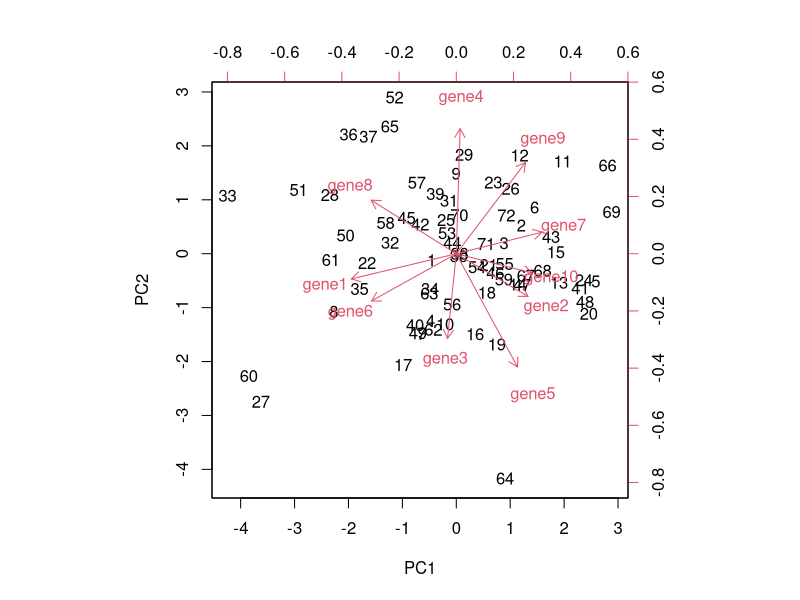
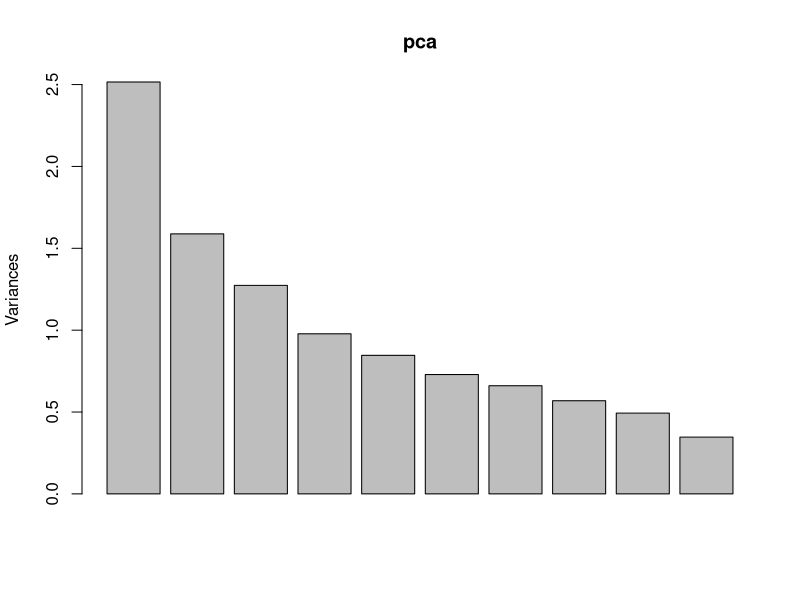
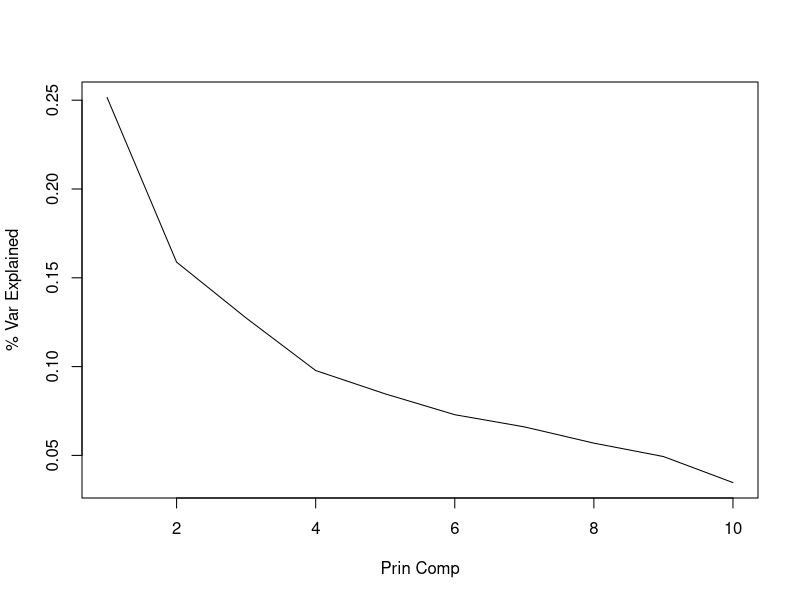
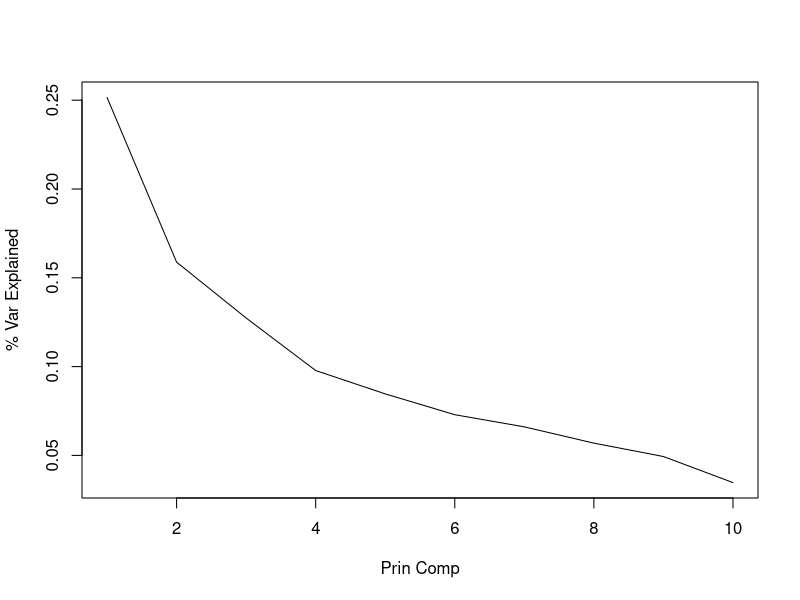
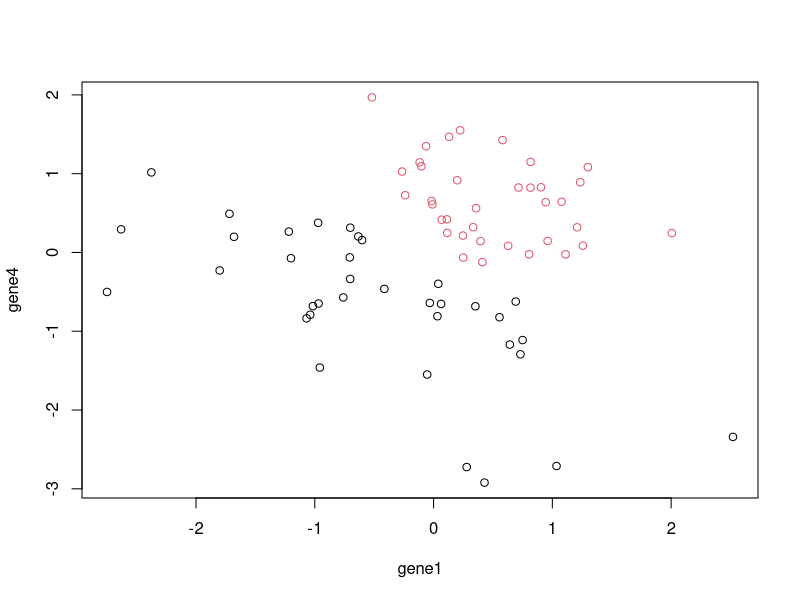
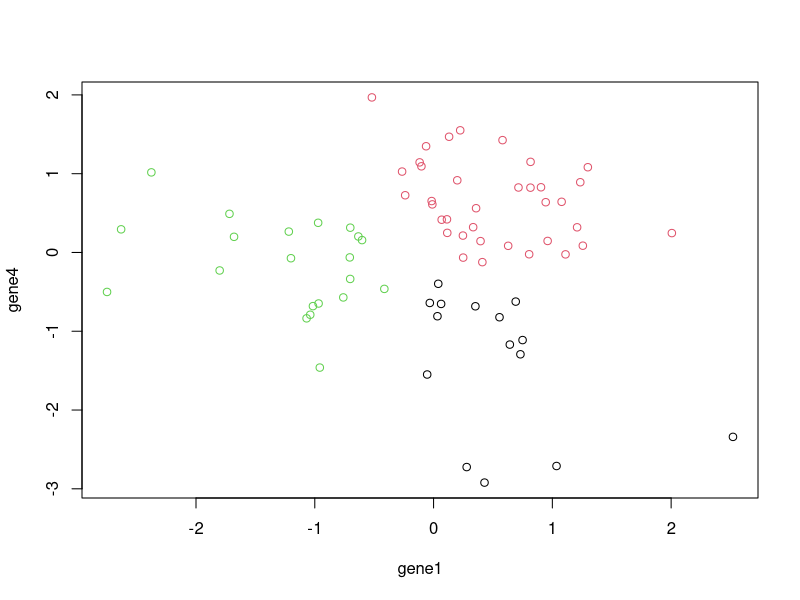
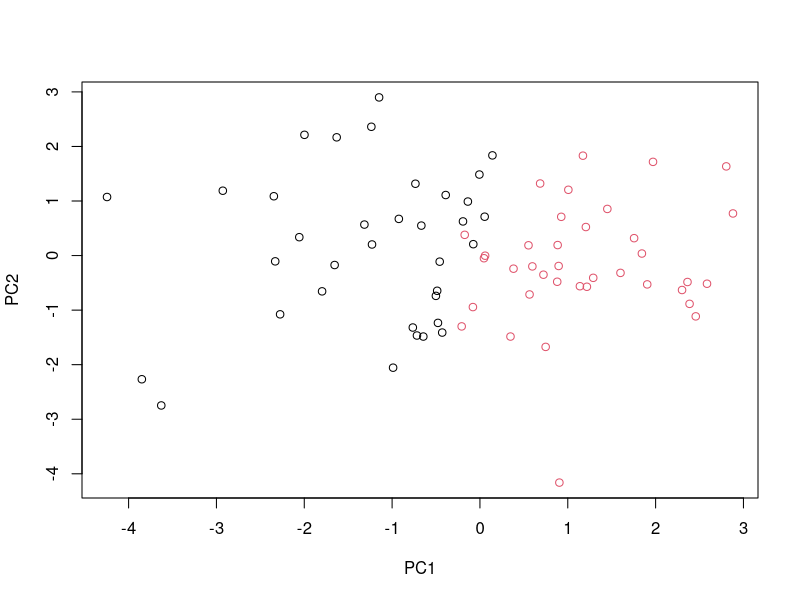
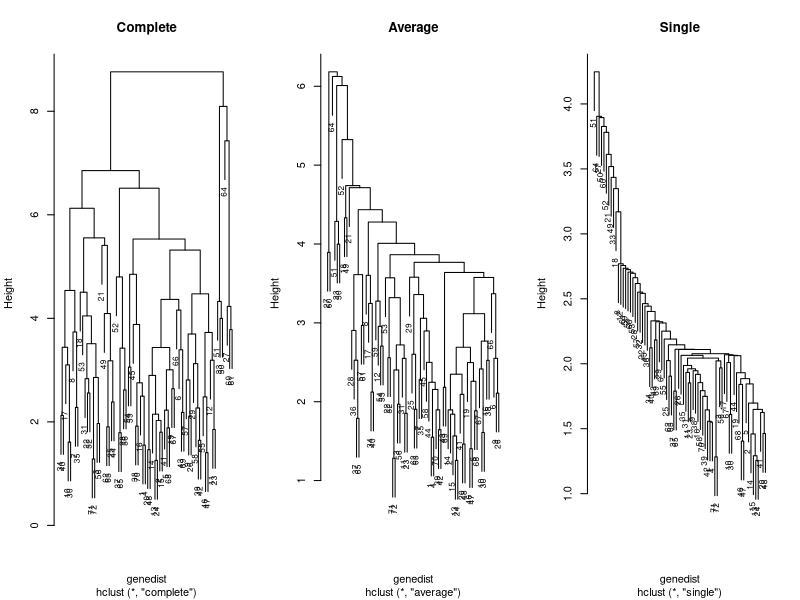

Here is the R script that generated these plots, in order:
# Chapter 12 Code

leuk <- read.csv(file = "Data/leukemia.csv", stringsAsFactors = TRUE)
genes <- leuk[, -11]

# PCA --------------------------------------------------------------------------

pca <- prcomp(genes) 

pca$rotation 		
pca$x				
pca$sdev^2			
sum(pca$sdev^2)		

summary(pca)		
summary(pca)[[6]][2, ]	
summary(pca)[[6]][3, ]	

biplot(pca, scale = 0)

plot(pca)
plot(1:10, pca$sdev^2/10, type = "l", xlab = "Prin Comp", 
     ylab = "% Var Explained")
plot(1:10, summary(pca)[[6]][2,], type = "l", xlab = "Prin Comp", 
     ylab = "% Var Explained")



# k-means ----------------------------------------------------------------------

set.seed(245)

newgenes <- genes[, c(1, 4)]

km2 <- kmeans(newgenes, 2, nstart = 20)
km2$cluster
plot(newgenes, col = km2$cluster)

km3 <- kmeans(newgenes, 3, nstart = 20)
km3$cluster
plot(newgenes, col = km3$cluster)

kmfull <- kmeans(genes, 2, nstart = 20)

plot(pca$x[, 1], pca$x[, 2], col = kmfull$cluster, xlab = "PC1", ylab = "PC2")



# Hierarchical clustering ------------------------------------------------------

genedist <- dist(genes)
hcComp <- hclust(genedist, method = "complete")
hcAvg <- hclust(genedist, method = "average")
hcSingle <- hclust(genedist, method = "single")

par(mfrow = c(1, 3))
plot(hcComp, main = "Complete", cex = 0.75)
plot(hcAvg, main = "Average", cex = 0.75)
plot(hcSingle, main = "Single", cex = 0.75)

?cutree
cutree(hcComp, k = 2)
cutree(hcComp, h = 8.25)

par(mfrow = c(1,1))
plot(hcComp, main = "Complete", cex = 0.75)
rect.hclust(hcComp, 2)

par(mfrow = c(1, 2))
newgenedist <- as.dist(1 - cor(t(genes)))
hcCorr <- hclust(newgenedist, method = "complete")
plot(hcCorr, cex = 0.5)

newgenedist2 <- as.dist(1 - cor(genes))
hcCorr2 <- hclust(newgenedist2, method = "complete")
plot(hcCorr2)